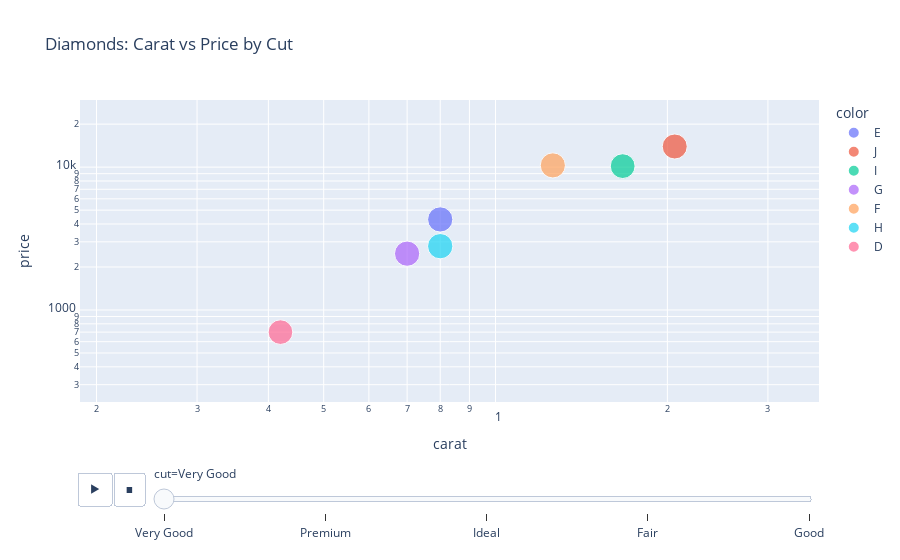

Write notebook code for a chart like this one.
### Code cell
fig = px.scatter(df,
                 x='carat',
                 y='price', 
                 animation_frame='cut',
                 animation_group='color',
                 size='depth',
                 color='color',
                 hover_name='color',
                 log_x=True,
                 log_y=True,
                 title='Diamonds: Carat vs Price by Cut')
fig.show()

### Figure 1 — Plotly figure (JSON) as saved in the notebook; plotly's stock layout.template omitted (floating-point values rounded to 4 significant figures; data arrays with more than 128 entries replaced by an {"elided": "..."} marker saying what was removed)
{"data": [{"hovertemplate": "<b>%{hovertext}</b><br><br>color=E<br>cut=Very Good<br>carat=%{x}<br>price=%{y}<br>depth=%{marker.size}<extra></extra>", "hovertext": {"elided": "217 str values"}, "ids": {"elided": "217 str values"}, "legendgroup": "E", "marker": {"color": "#636efa", "size": {"elided": "217 float values"}, "sizemode": "area", "sizeref": 0.1975, "symbol": "circle"}, "mode": "markers", "name": "E", "orientation": "v", "showlegend": true, "type": "scatter", "x": {"elided": "217 float values"}, "xaxis": "x", "y": {"elided": "217 int values"}, "yaxis": "y"}, {"hovertemplate": "<b>%{hovertext}</b><br><br>color=J<br>cut=Very Good<br>carat=%{x}<br>price=%{y}<br>depth=%{marker.size}<extra></extra>", "hovertext": ["J", "J", "J", "J", "J", "J", "J", "J", "J", "J", "J", "J", "J", "J", "J", "J", "J", "J", "J", "J", "J", "J", "J", "J", "J", "J", "J", "J", "J", "J", "J", "J", "J", "J", "J", "J", "J", "J", "J", "J", "J", "J", "J", "J", "J", "J", "J", "J", "J", "J", "J", "J", "J", "J", "J", "J", "J", "J", "J", "J", "J", "J", "J", "J", "J", "J", "J", "J", "J", "J", "J", "J", "J", "J"], "ids": ["J", "J", "J", "J", "J", "J", "J", "J", "J", "J", "J", "J", "J", "J", "J", "J", "J", "J", "J", "J", "J", "J", "J", "J", "J", "J", "J", "J", "J", "J", "J", "J", "J", "J", "J", "J", "J", "J", "J", "J", "J", "J", "J", "J", "J", "J", "J", "J", "J", "J", "J", "J", "J", "J", "J", "J", "J", "J", "J", "J", "J", "J", "J", "J", "J", "J", "J", "J", "J", "J", "J", "J", "J", "J"], "legendgroup": "J", "marker": {"color": "#EF553B", "size": [61.8, 63.4, 61.1, 62.0, 62.3, 62.7, 60.0, 60.8, 61.5, 63.1, 63.3, 62.3, 63.3, 59.2, 61.9, 63.4, 62.5, 63.6, 63.1, 60.1, 61.9, 61.6, 59.2, 59.3, 61.4, 61.9, 62.8, 60.8, 62.6, 58.4, 63.3, 62.6, 62.9, 59.1, 62.8, 62.8, 63.1, 61.6, 63.3, 62.9, 60.5, 62.2, 63.2, 61.7, 62.8, 58.7, 59.7, 61.0, 63.3, 61.3, 63.5, 63.2, 61.9, 61.3, 59.9, 60.2, 62.0, 61.3, 62.6, 62.8, 62.0, 60.5, 59.6, 62.3, 62.8, 62.5, 60.8, 63.1, 62.7, 63.9, 62.0, 61.4, 61.0, 61.5], "sizemode": "area", "sizeref": 0.1975, "symbol": "circle"}, "mode": "markers", "name": "J", "orientation": "v", "showlegend": true, "type": "scatter", "x": [2.06, 0.3, 0.72, 2.06, 1.09, 1.6, 0.6, 2.11, 1.75, 0.44, 1.01, 1.51, 0.5, 2.02, 1.01, 1.19, 0.4, 0.9, 0.9, 0.73, 0.3, 1.07, 0.71, 1.02, 1.8, 1.51, 0.77, 2.17, 1.45, 0.7, 1.02, 1.52, 0.82, 0.71, 1.5, 0.5, 0.39, 1.24, 1.5, 1.2, 1.5, 1.01, 1.27, 0.7, 2.0, 2.22, 0.71, 0.77, 0.3, 1.01, 1.01, 0.41, 0.59, 1.5, 1.2, 1.57, 1.36, 1.01, 1.47, 0.39, 0.82, 0.38, 1.56, 1.31, 1.53, 0.52, 2.01, 0.81, 0.4, 1.09, 0.7, 0.53, 2.0, 0.53], "xaxis": "x", "y": [13948, 506, 1866, 11764, 4372, 7550, 1262, 12771, 10681, 891, 3088, 7637, 963, 11757, 4346, 4329, 596, 3225, 3024, 2031, 394, 3783, 1932, 3796, 10107, 6546, 2532, 13782, 6980, 1836, 3745, 7467, 2313, 1861, 7840, 990, 790, 5045, 8427, 5226, 7308, 3905, 5669, 1788, 11510, 13782, 1979, 2086, 506, 4153, 3462, 797, 1287, 8662, 5140, 7832, 5723, 4262, 8055, 718, 2175, 566, 7424, 5450, 8058, 1019, 12968, 2482, 828, 5588, 1907, 1106, 13203, 1044], "yaxis": "y"}, {"hovertemplate": "<b>%{hovertext}</b><br><br>color=I<br>cut=Very Good<br>carat=%{x}<br>price=%{y}<br>depth=%{marker.size}<extra></extra>", "hovertext": ["I", "I", "I", "I", "I", "I", "I", "I", "I", "I", "I", "I", "I", "I", "I", "I", "I", "I", "I", "I", "I", "I", "I", "I", "I", "I", "I", "I", "I", "I", "I", "I", "I", "I", "I", "I", "I", "I", "I", "I", "I", "I", "I", "I", "I", "I", "I", "I", "I", "I", "I", "I", "I", "I", "I", "I", "I", "I", "I", "I", "I", "I", "I", "I", "I", "I", "I", "I", "I", "I", "I", "I", "I", "I", "I", "I", "I", "I", "I", "I", "I", "I", "I", "I", "I", "I", "I", "I", "I", "I", "I", "I", "I", "I", "I", "I", "I", "I", "I", "I", "I", "I", "I", "I", "I", "I", "I"], "ids": ["I", "I", "I", "I", "I", "I", "I", "I", "I", "I", "I", "I", "I", "I", "I", "I", "I", "I", "I", "I", "I", "I", "I", "I", "I", "I", "I", "I", "I", "I", "I", "I", "I", "I", "I", "I", "I", "I", "I", "I", "I", "I", "I", "I", "I", "I", "I", "I", "I", "I", "I", "I", "I", "I", "I", "I", "I", "I", "I", "I", "I", "I", "I", "I", "I", "I", "I", "I", "I", "I", "I", "I", "I", "I", "I", "I", "I", "I", "I", "I", "I", "I", "I", "I", "I", "I", "I", "I", "I", "I", "I", "I", "I", "I", "I", "I", "I", "I", "I", "I", "I", "I", "I", "I", "I", "I", "I"], "legendgroup": "I", "marker": {"color": "#00cc96", "size": [60.7, 61.5, 63.2, 59.0, 60.0, 60.7, 62.1, 60.1, 61.8, 63.4, 63.0, 60.3, 63.1, 63.5, 62.9, 63.7, 60.3, 63.2, 61.1, 58.5, 61.9, 60.9, 63.2, 61.7, 60.7, 60.3, 58.7, 62.9, 63.6, 61.0, 60.2, 58.9, 60.3, 63.3, 60.0, 63.0, 62.0, 62.2, 63.3, 62.5, 62.9, 63.1, 62.0, 62.1, 61.8, 61.9, 63.7, 62.0, 62.1, 61.1, 62.5, 59.7, 60.1, 61.1, 59.7, 61.6, 62.3, 62.4, 59.1, 62.8, 60.5, 62.8, 62.5, 61.6, 61.6, 63.3, 60.8, 61.3, 60.4, 60.5, 63.4, 60.7, 62.2, 62.7, 61.6, 62.8, 60.2, 59.3, 62.4, 63.6, 60.9, 60.1, 62.8, 63.5, 60.7, 62.8, 63.3, 62.9, 60.9, 60.5, 61.2, 62.8, 59.8, 60.5, 62.8, 63.2, 58.2, 61.0, 63.3, 62.0, 63.0, 61.8, 63.5, 59.5, 63.4, 64.1, 62.2], "sizemode": "area", "sizeref": 0.1975, "symbol": "circle"}, "mode": "markers", "name": "I", "orientation": "v", "showlegend": true, "type": "scatter", "x": [1.67, 0.71, 0.31, 0.73, 1.01, 0.9, 2.01, 1.5, 1.51, 0.61, 1.51, 0.53, 0.77, 0.3, 0.4, 1.52, 2.11, 2.03, 0.7, 2.35, 1.2, 1.73, 0.9, 0.4, 2.19, 1.2, 1.74, 0.54, 2.0, 0.55, 2.2, 2.01, 0.52, 0.72, 1.2, 0.43, 1.52, 1.08, 1.14, 1.04, 1.01, 0.93, 0.9, 0.3, 0.3, 0.3, 1.11, 1.01, 1.02, 0.7, 0.57, 1.56, 0.32, 1.51, 1.23, 0.32, 1.01, 0.32, 1.07, 0.7, 0.9, 0.9, 0.5, 0.36, 1.53, 0.7, 0.77, 0.39, 1.5, 0.9, 0.3, 1.13, 2.03, 1.56, 0.7, 1.21, 1.06, 1.53, 2.01, 0.55, 0.43, 1.01, 0.31, 0.91, 0.3, 0.32, 1.52, 1.12, 2.01, 2.01, 1.2, 1.53, 1.52, 1.2, 0.31, 0.4, 1.56, 0.53, 0.9, 0.8, 0.32, 1.51, 1.5, 0.7, 0.77, 2.01, 0.97], "xaxis": "x", "y": [10165, 2448, 558, 2329, 4375, 3709, 15919, 8974, 9467, 1356, 8758, 1190, 2391, 506, 737, 8794, 16363, 15086, 2021, 15122, 4455, 11554, 3120, 741, 16397, 4514, 10823, 1105, 14057, 1224, 15424, 15140, 1041, 2393, 5408, 905, 9664, 4933, 5148, 4175, 4171, 3766, 3880, 533, 442, 526, 3882, 3832, 5013, 2166, 1180, 9231, 589, 8918, 5789, 421, 4666, 505, 4728, 1763, 3220, 3764, 1035, 505, 7406, 1995, 2159, 805, 9759, 3464, 608, 5531, 16693, 9857, 1856, 5346, 4507, 9823, 17570, 1149, 730, 5712, 489, 3618, 407, 432, 8938, 5249, 13488, 14637, 5226, 9802, 7866, 5941, 489, 765, 10523, 1393, 3656, 2833, 561, 9640, 8081, 1795, 2262, 15145, 4018], "yaxis": "y"}, {"hovertemplate": "<b>%{hovertext}</b><br><br>color=G<br>cut=Very Good<br>carat=%{x}<br>price=%{y}<br>depth=%{marker.size}<extra></extra>", "hovertext": {"elided": "213 str values"}, "ids": {"elided": "213 str values"}, "legendgroup": "G", "marker": {"color": "#ab63fa", "size": {"elided": "213 float values"}, "sizemode": "area", "sizeref": 0.1975, "symbol": "circle"}, "mode": "markers", "name": "G", "orientation": "v", "showlegend": true, "type": "scatter", "x": {"elided": "213 float values"}, "xaxis": "x", "y": {"elided": "213 int values"}, "yaxis": "y"}, {"hovertemplate": "<b>%{hovertext}</b><br><br>color=F<br>cut=Very Good<br>carat=%{x}<br>price=%{y}<br>depth=%{marker.size}<extra></extra>", "hovertext": {"elided": "227 str values"}, "ids": {"elided": "227 str values"}, "legendgroup": "F", "marker": {"color": "#FFA15A", "size": {"elided": "227 float values"}, "sizemode": "area", "sizeref": 0.1975, "symbol": "circle"}, "mode": "markers", "name": "F", "orientation": "v", "showlegend": true, "type": "scatter", "x": {"elided": "227 float values"}, "xaxis": "x", "y": {"elided": "227 int values"}, "yaxis": "y"}, {"hovertemplate": "<b>%{hovertext}</b><br><br>color=H<br>cut=Very Good<br>carat=%{x}<br>price=%{y}<br>depth=%{marker.size}<extra></extra>", "hovertext": {"elided": "174 str values"}, "ids": {"elided": "174 str values"}, "legendgroup": "H", "marker": {"color": "#19d3f3", "size": {"elided": "174 float values"}, "sizemode": "area", "sizeref": 0.1975, "symbol": "circle"}, "mode": "markers", "name": "H", "orientation": "v", "showlegend": true, "type": "scatter", "x": {"elided": "174 float values"}, "xaxis": "x", "y": {"elided": "174 int values"}, "yaxis": "y"}, {"hovertemplate": "<b>%{hovertext}</b><br><br>color=D<br>cut=Very Good<br>carat=%{x}<br>price=%{y}<br>depth=%{marker.size}<extra></extra>", "hovertext": {"elided": "142 str values"}, "ids": {"elided": "142 str values"}, "legendgroup": "D", "marker": {"color": "#FF6692", "size": {"elided": "142 float values"}, "sizemode": "area", "sizeref": 0.1975, "symbol": "circle"}, "mode": "markers", "name": "D", "orientation": "v", "showlegend": true, "type": "scatter", "x": {"elided": "142 float values"}, "xaxis": "x", "y": {"elided": "142 int values"}, "yaxis": "y"}], "layout": {"legend": {"itemsizing": "constant", "title": {"text": "color"}, "tracegroupgap": 0}, "sliders": [{"active": 0, "currentvalue": {"prefix": "cut="}, "len": 0.9, "pad": {"b": 10, "t": 60}, "steps": [{"args": [["Very Good"], {"frame": {"duration": 0, "redraw": false}, "fromcurrent": true, "mode": "immediate", "transition": {"duration": 0, "easing": "linear"}}], "label": "Very Good", "method": "animate"}, {"args": [["Premium"], {"frame": {"duration": 0, "redraw": false}, "fromcurrent": true, "mode": "immediate", "transition": {"duration": 0, "easing": "linear"}}], "label": "Premium", "method": "animate"}, {"args": [["Ideal"], {"frame": {"duration": 0, "redraw": false}, "fromcurrent": true, "mode": "immediate", "transition": {"duration": 0, "easing": "linear"}}], "label": "Ideal", "method": "animate"}, {"args": [["Fair"], {"frame": {"duration": 0, "redraw": false}, "fromcurrent": true, "mode": "immediate", "transition": {"duration": 0, "easing": "linear"}}], "label": "Fair", "method": "animate"}, {"args": [["Good"], {"frame": {"duration": 0, "redraw": false}, "fromcurrent": true, "mode": "immediate", "transition": {"duration": 0, "easing": "linear"}}], "label": "Good", "method": "animate"}], "x": 0.1, "xanchor": "left", "y": 0, "yanchor": "top"}], "title": {"text": "Diamonds: Carat vs Price by Cut"}, "updatemenus": [{"buttons": [{"args": [null, {"frame": {"duration": 500, "redraw": false}, "fromcurrent": true, "mode": "immediate", "transition": {"duration": 500, "easing": "linear"}}], "label": "&#9654;", "method": "animate"}, {"args": [[null], {"frame": {"duration": 0, "redraw": false}, "fromcurrent": true, "mode": "immediate", "transition": {"duration": 0, "easing": "linear"}}], "label": "&#9724;", "method": "animate"}], "direction": "left", "pad": {"r": 10, "t": 70}, "showactive": false, "type": "buttons", "x": 0.1, "xanchor": "right", "y": 0, "yanchor": "top"}], "xaxis": {"anchor": "y", "domain": [0, 1], "title": {"text": "carat"}, "type": "log"}, "yaxis": {"anchor": "x", "domain": [0, 1], "title": {"text": "price"}, "type": "log"}}}
